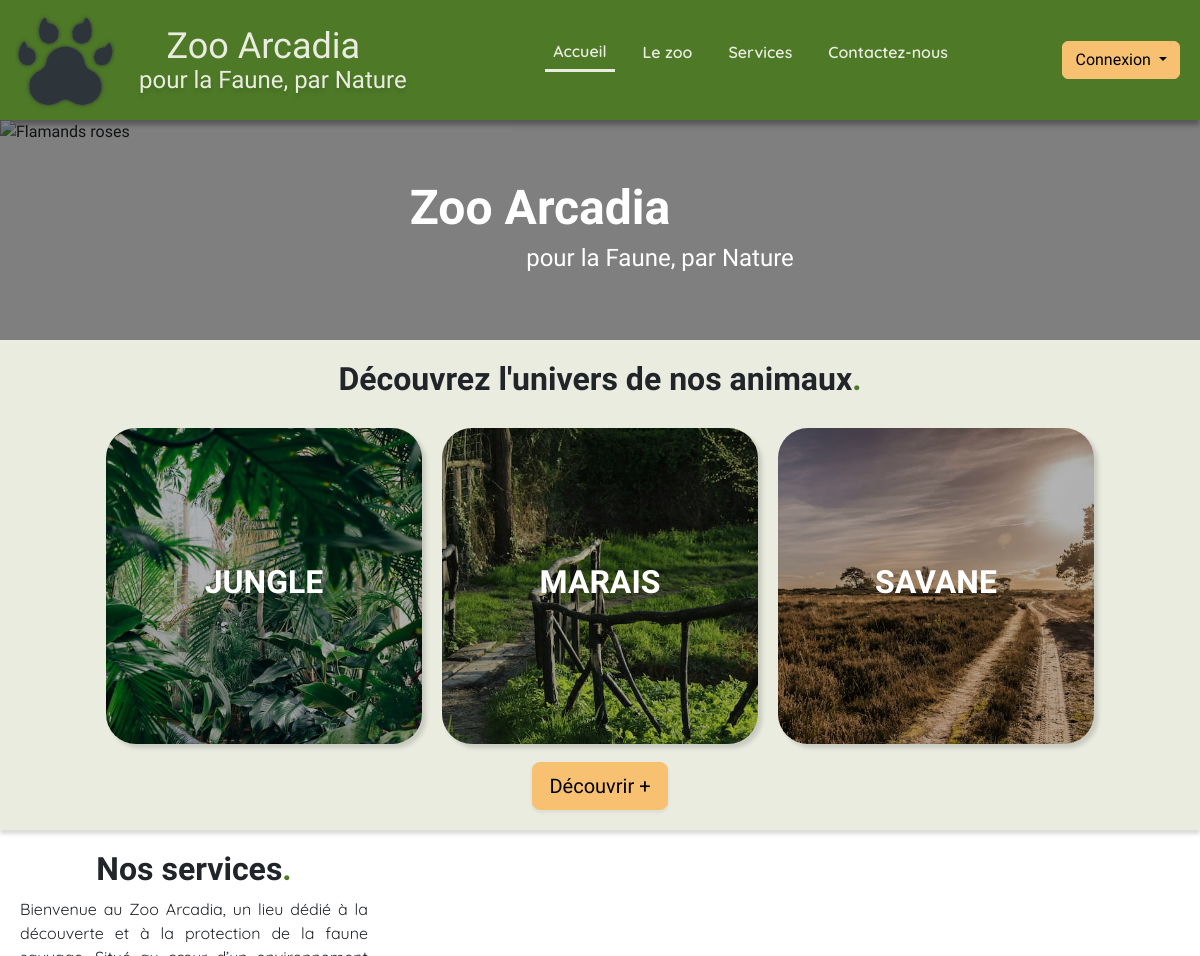
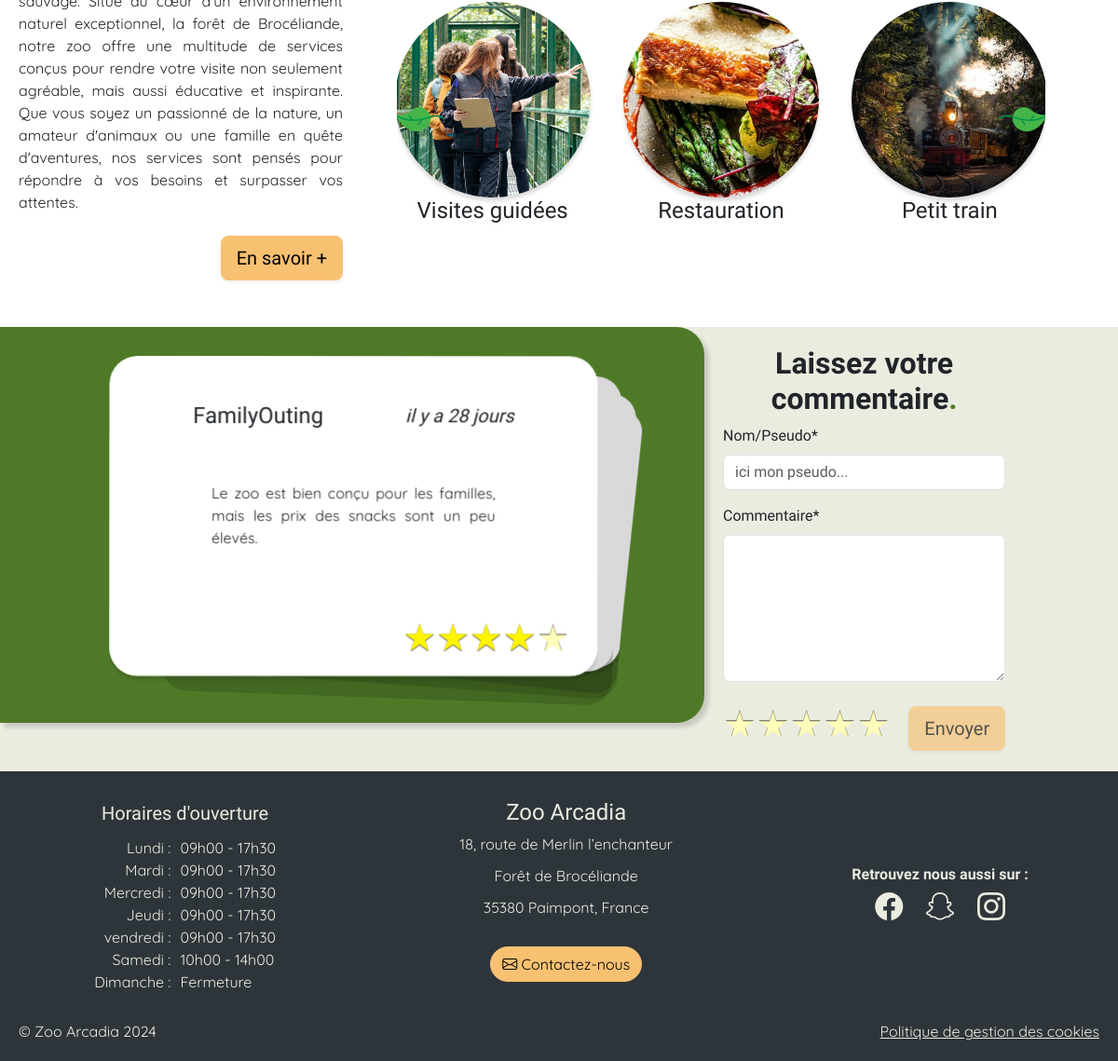
The page / on the database its author committed (2 pictures, top to bottom).
### tables this page shows
CREATE TABLE biome(
   id INT AUTO_INCREMENT,
   name VARCHAR(50) NOT NULL,
   description TEXT NOT NULL,
   image_url VARCHAR(250) NOT NULL,
   image_url_hd VARCHAR(250) NOT NULL,
   image_alt VARCHAR(250) NOT NULL,
   PRIMARY KEY(id)
);

CREATE TABLE service(
   id INT AUTO_INCREMENT,
   name VARCHAR(50),
   description TEXT,
   image_url VARCHAR(250),
   image_alt VARCHAR(250) NOT NULL,
   user_id INT,
   PRIMARY KEY(id),
   FOREIGN KEY(user_id) REFERENCES users(id)
);

CREATE TABLE comment(
   id INT AUTO_INCREMENT,
   pseudo VARCHAR(50) NOT NULL,
   comment TEXT NOT NULL,
   date_comment DATETIME NOT NULL,
   score INT NOT NULL,
   published BOOLEAN NOT NULL DEFAULT FALSE,
   user_id INT,
   PRIMARY KEY(id),
   FOREIGN KEY(user_id) REFERENCES users(id)
);

CREATE TABLE opening (
    id INT AUTO_INCREMENT PRIMARY KEY,
    day_name VARCHAR(10) NOT NULL,        
    opening_hour INT NOT NULL,  
    opening_minute INT NOT NULL, 
    closing_hour INT NOT NULL,    
    closing_minute INT NOT NULL,  
    closure BOOLEAN        
);

### app/Database/DbUtils.php (called while the page is built, shortened)
<?php
class DbUtils
{
    static ?PDO $pdo = null;
    public static function getPdo(): PDO
    {
        if (self::$pdo !== null) {
            return self::$pdo;
        }
        self::$pdo = new \PDO(self::getDSN(), self::getUser(), self::getPassword());
        return self::$pdo;
    }
    private static function getEnv($key, $default = null)
    {
        $value = getenv($key);
        return $default;
    }
    public static function getDSN()
    {
        $host = 'mysql';
        $dbname = self::getEnv('MYSQL_DATABASE');
        $port = '3306';
        return "mysql:host={$host};dbname={$dbname};port={$port}";
    }
    public static function getUser()
    {
        return self::getEnv('MYSQL_USER');
    }
    public static function getPassword()
    {
        return self::getEnv('MYSQL_PASSWORD');
    }
}

### app/Views/templates/opening.php (the view, shortened to what this page needs)
<?php
$query = DbUtils::getPdo()->query('SELECT * FROM opening');
$days = $query->fetchAll(\PDO::FETCH_ASSOC);
?>
<div id="opening-time">
    <div id="day">
        <div>Lundi :</div>
        <div>Mardi :</div>
        <div>Mercredi :</div>
        <div>Jeudi :</div>
        <div>vendredi :</div>
        <div>Samedi :</div>
        <div>Dimanche :</div>
    </div>
    <div id="opening-hours">
        <?php
            foreach ($days as $day){
                if($day['closure']){
                   echo "<div>Fermeture</div>";
                } else {
                    echo "<div>"
                    .sprintf('%02d', $day['opening_hour'])
                    ."h".sprintf('%02d', $day['opening_minute'])
                    ." - "
                    .sprintf('%02d', $day['closing_hour'])
                    ."h".sprintf('%02d', $day['closing_minute'])
                    ."</div>";
                }
            }
        ?>
    </div>
</div>

### app/Views/templates/card-biome-home.php (shortened to what this page needs)
<?php
$query = DbUtils::getPdo()->query('SELECT * FROM biome');
$biomes = $query->fetchAll(PDO::FETCH_ASSOC);
$threeFirstBiomes = array_slice($biomes, 0, 3);
?>
<?php foreach ($threeFirstBiomes as $biome) { ?>
    <a href="/biome/view">
        <div class="card-biome">
            <img src=<?php echo $biome['image_url'] ?> class="rounded w-100" alt=<?php echo $biome['image_alt'] ?>/>
            <h3><?php echo $biome['name'] ?></h3>
            <p><?php echo $biome['description'] ?></p>
        </div>
    </a>
<?php } ?>

### app/Views/templates/card-service.php (shortened to what this page needs)
<?php
$query = DbUtils::getPdo()->query('SELECT * FROM service');
$services = $query->fetchAll(PDO::FETCH_ASSOC);
foreach ($services as $service) { ?>
          <div class="swiper-slide">
          <div class="card-service">
            <img src=<?php echo $service['image_url'] ?> alt=<?php echo $service['image_alt'] ?>>
            <h4><?php echo $service['name'] ?></h4>
          </div>
        </div>
<?php } ?>

### app/Views/templates/card-comments.php (shortened to what this page needs)
<?php
$query = DbUtils::getPdo()->query('SELECT * FROM comment WHERE published = true ORDER BY date_comment DESC;');
$comments = $query->fetchAll(PDO::FETCH_ASSOC);
foreach ($comments as $comment) {
    $date_comment = strtotime($comment['date_comment']);
    $current_date = time();
    $diff_seconds = $current_date - $date_comment;
    $diff_days = floor($diff_seconds / (60 * 60 * 24));
    if ($diff_days == 0) {
        $days_ago = "aujourd'hui";
    } elseif ($diff_days == 1) {
        $days_ago = "il y a 1 jour";
    } else {
        $days_ago = "il y a $diff_days jours";
    }
    ?>
  <div class="swiper-slide">
    <div class="comment-card">
      <div class="header-comment">
        <h4><?php echo $comment['pseudo'] ?></h4>
        <h5><?php echo $days_ago; ?></h5>
      </div>
      <p><?php echo $comment['comment'] ?></p>
      <div class="stars">
      <?php
          for ($i = 1; $i <= 5; $i++) {
              if ($i <= $comment['score']) {
                  echo '<span class="star selected">★</span>';
              } else {
                  echo '<span class="star">★</span>';
              }
          }
          ?>
      </div>
    </div>
  </div>
<?php } ?>

### rows shown on the page
biome: image_url (picture), name "JUNGLE"
biome: image_url (picture), name "MARAIS"
biome: image_url (picture), name "SAVANE"
service: image_url (picture), name "Visites guidées"
service: image_url (picture), name "Restauration"
service: image_url (picture), name "Petit train"
comment: pseudo "FamilyOuting", date_comment "il y a 28 jours", comment "Le zoo est bien conçu pour les familles, mais les prix des snacks sont un peu élevés.", score 4 (drawn)
opening: opening_hour "09", opening_minute "00", closing_hour "17", closing_minute "30"
opening: opening_hour "09", opening_minute "00", closing_hour "17", closing_minute "30"
opening: opening_hour "09", opening_minute "00", closing_hour "17", closing_minute "30"
opening: opening_hour "09", opening_minute "00", closing_hour "17", closing_minute "30"
opening: opening_hour "09", opening_minute "00", closing_hour "17", closing_minute "30"
opening: opening_hour "10", opening_minute "00", closing_hour "14", closing_minute "00"
opening: closure "Fermeture"
